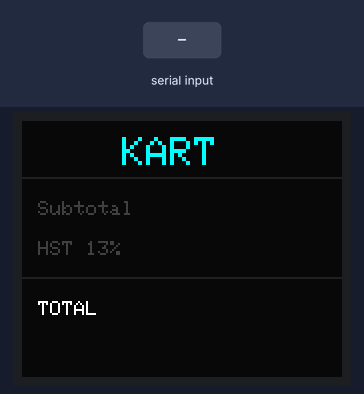
A sketch run on a simulated Arduino Uno, built with avr-gcc and run on an emulated ATmega328P. Parts: 160×128 colour display. The test bench sets the inputs (shaded band).

Above: at 1.3 s.
1.4 s: "1\n" received over Serial
At 2.2 s:
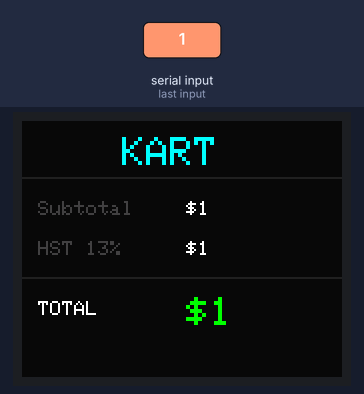
2.9 s: byte 10 ('\n') received over Serial
At 3.3 s:
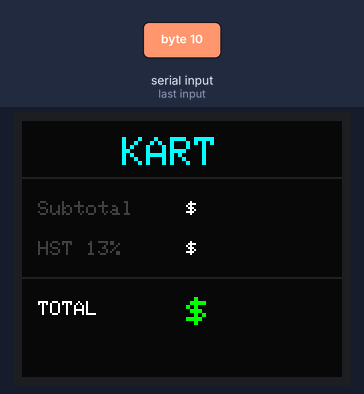
4.4 s: "0\n" received over Serial
At 5.7 s:
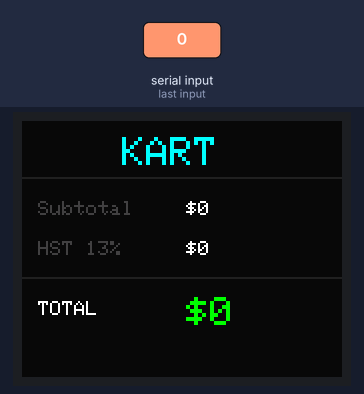
Timing chart, 0 to 7.4 s (numbered marks = the images above; inputs shaded):
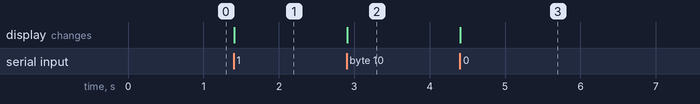

The sketch:

KARTX.ino
```cpp
#include <Adafruit_GFX.h>
#include <Adafruit_ST7735.h>
#include <SPI.h>

#define TFT_CS  15
#define TFT_DC   2
#define TFT_RST  4
#define SCREEN_W 160
#define SCREEN_H 128

Adafruit_ST7735 tft = Adafruit_ST7735(TFT_CS, TFT_DC, TFT_RST);

#define C_BG      0x0841
#define C_WHITE   0xFFFF
#define C_GREEN   0x07E0
#define C_CYAN    0x07FF
#define C_MGRAY   0x4208
#define C_DGRAY   0x2104

String inputString = "";

void drawBase() {
  tft.fillScreen(C_BG);

  // title
  tft.setTextColor(C_CYAN);
  tft.setTextSize(2);
  tft.setCursor(50, 8);
  tft.print("KART");

  // divider
  tft.drawFastHLine(0, 28, SCREEN_W, C_DGRAY);

  // labels
  tft.setTextSize(1);
  tft.setTextColor(C_MGRAY);
  tft.setCursor(8, 40);
  tft.print("Subtotal");
  tft.setCursor(8, 60);
  tft.print("HST 13%");
  tft.drawFastHLine(0, 78, SCREEN_W, C_DGRAY);
  tft.setCursor(8, 90);
  tft.setTextColor(C_WHITE);
  tft.print("TOTAL");
}

void updateValues(String subtotal, String tax, String total) {
  // clear value areas
  tft.fillRect(80, 36, 76, 12, C_BG);
  tft.fillRect(80, 56, 76, 12, C_BG);
  tft.fillRect(80, 86, 76, 16, C_BG);

  tft.setTextSize(1);
  tft.setTextColor(C_WHITE);
  tft.setCursor(82, 40);
  tft.print("$"); tft.print(subtotal);

  tft.setCursor(82, 60);
  tft.print("$"); tft.print(tax);

  tft.setTextSize(2);
  tft.setTextColor(C_GREEN);
  tft.setCursor(82, 88);
  tft.print("$"); tft.print(total);
}

void setup() {
  Serial.begin(9600);
  tft.initR(INITR_BLACKTAB);
  tft.setRotation(3);
  tft.fillScreen(C_BG);
  drawBase();
}

void loop() {
  while (Serial.available()) {
    char c = Serial.read();
    if (c == '\n') {
      int first = inputString.indexOf(',');
      int second = inputString.lastIndexOf(',');
      String subtotal = inputString.substring(0, first);
      String tax = inputString.substring(first + 1, second);
      String total = inputString.substring(second + 1);
      updateValues(subtotal, tax, total);
      inputString = "";
    } else {
      inputString += c;
    }
  }
}
```

Measured:
- after the input at 1.4 s, the display: changes at once (image 1)
- after the input at 2.9 s, the display: changes at once (image 2)
- after the input at 4.4 s, the display: changes at once (image 3)
